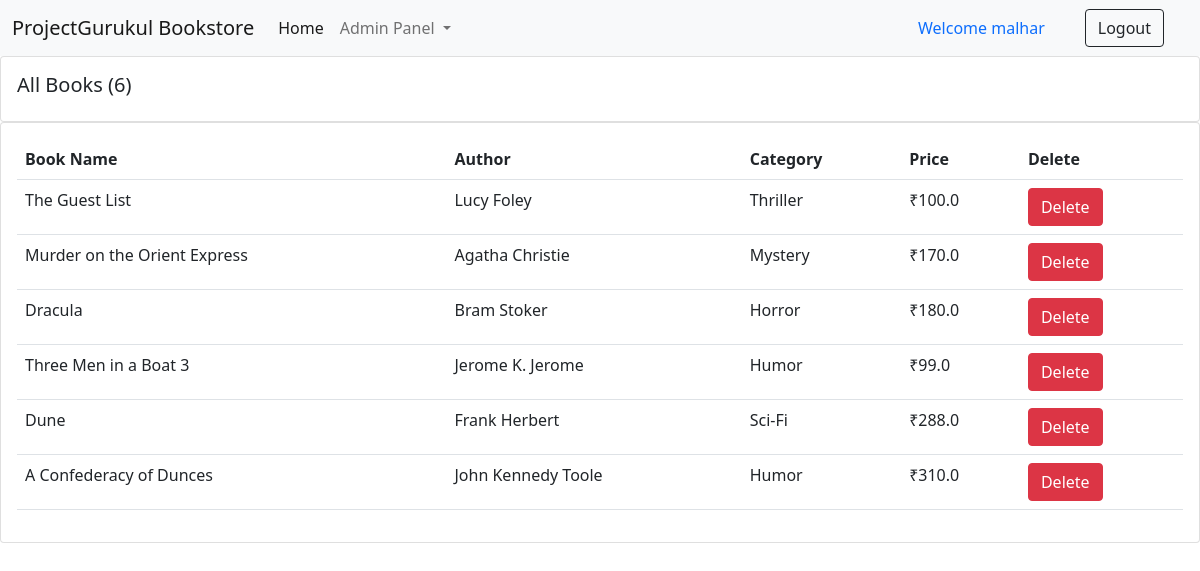
Screenshot of /all_books/ (signed in) with the database file from the repository.
### books/models.py (models this page shows, shortened)
class Book(models.Model):
    CATEGORY = (
    ('Mystery', 'Mystery'),
    ('Thriller', 'Thriller'),
    ('Sci-Fi', 'Sci-Fi'),
    ('Humor', 'Humor'),
    ('Horror', 'Horror'),
    )
    book_name = models.CharField(max_length=100)
    author = models.CharField(max_length=100, default="")
    category = models.CharField(max_length=100, choices=CATEGORY)
    price = models.FloatField()
    stock = models.IntegerField(default=2)

### books/decorators.py (the view)
        def wrapper_function(request, *args, **kwargs):
            group = None
            if request.user.groups.exists():
                group = request.user.groups.all()[0].name
            if group == 'users':
                return redirect('/for_users')
            if group == 'admin':
                return view(request, *args, **kwargs)

### books/views.py (called while the page is built)
@admin_or_user
def Admin(request):
    books = Book.objects.all()
    total_books = books.count()
    return render (request, "for_admin.html", {'books':books, 'total_books':total_books})

### books/templates/for_admin.html (shortened to what this page needs)
{% extends 'admin_navbar.html' %}
{% block body %}
{% load static %}
      <div class="row">
        <div class="col-md">
          <div class="card card-body grid">
            <h5>All Books ({{total_books}})</h5>
          </div>
          <div class="card card-body">
            <table class="table">
              <tr>
                <th>Book Name</th>
                <th>Author</th>
                <th>Category</th>
                <th>Price</th>
                <th>Delete</th>
              </tr>
              {% for i in books %}
                <tr>
                  <td>{{i.book_name}}</td>
                  <td>{{i.author}}</td>
                  <td>{{i.category}}</td>
                  <td>₹{{i.price}}</td>
                  <td><a href="/all_books/delete_{{i.id}}/" class="btn btn-danger">Delete</a></td>
                </tr>
              {% endfor %}
            </table>
          </div>
        </div>
      </div>
      {% endblock %}

### books/templates/admin_navbar.html (shortened to what this page needs)
<!doctype html>
<html lang="en">
  <head>
    <link href="https://cdn.jsdelivr.net/npm/bootstrap@5.0.2/dist/css/bootstrap.min.css" rel="stylesheet">
  </head>
  <body>
    <nav class="navbar navbar-expand-lg navbar-light bg-light">
        <div class="container-fluid">
          <a class="navbar-brand" href="/">ProjectGurukul Bookstore</a>
          <div class="collapse navbar-collapse" id="navbarSupportedContent">
            <ul class="navbar-nav me-auto mb-2 mb-lg-0">
              <li class="nav-item">
                <a class="nav-link active" aria-current="page" href="/">Home</a>
              </li>
              <li class="nav-item dropdown">
                <a class="nav-link dropdown-toggle" href="#" id="navbarDropdown" role="button" data-bs-toggle="dropdown" aria-expanded="false">
                  Admin Panel
                </a>
              </li>
            </ul>
            {% if user.is_authenticated %}
              <a class="nav-link" href="#">Welcome {{request.user}}</a>
              <a href="/logout/" class="btn btn-outline-dark mx-4" type="submit">Logout</a>
            {% endif %}
          </div>
        </div>
      </nav>
      {% block body %}
      {% endblock %}
    </body>
    </html>

### rows the page displays
Book: book_name "The Guest List", author "Lucy Foley", category "Thriller", price "100.0"
Book: book_name "Murder on the Orient Express", author "Agatha Christie", category "Mystery", price "170.0"
Book: book_name "Dracula", author "Bram Stoker", category "Horror", price "180.0"
Book: book_name "Three Men in a Boat 3", author "Jerome K. Jerome", category "Humor", price "99.0"
Book: book_name "Dune", author "Frank Herbert", category "Sci-Fi", price "288.0"
Book: book_name "A Confederacy of Dunces", author "John Kennedy Toole", category "Humor", price "310.0"

### other values shown
{{ request.user }} "malhar"
{{ total_books }} "6"
